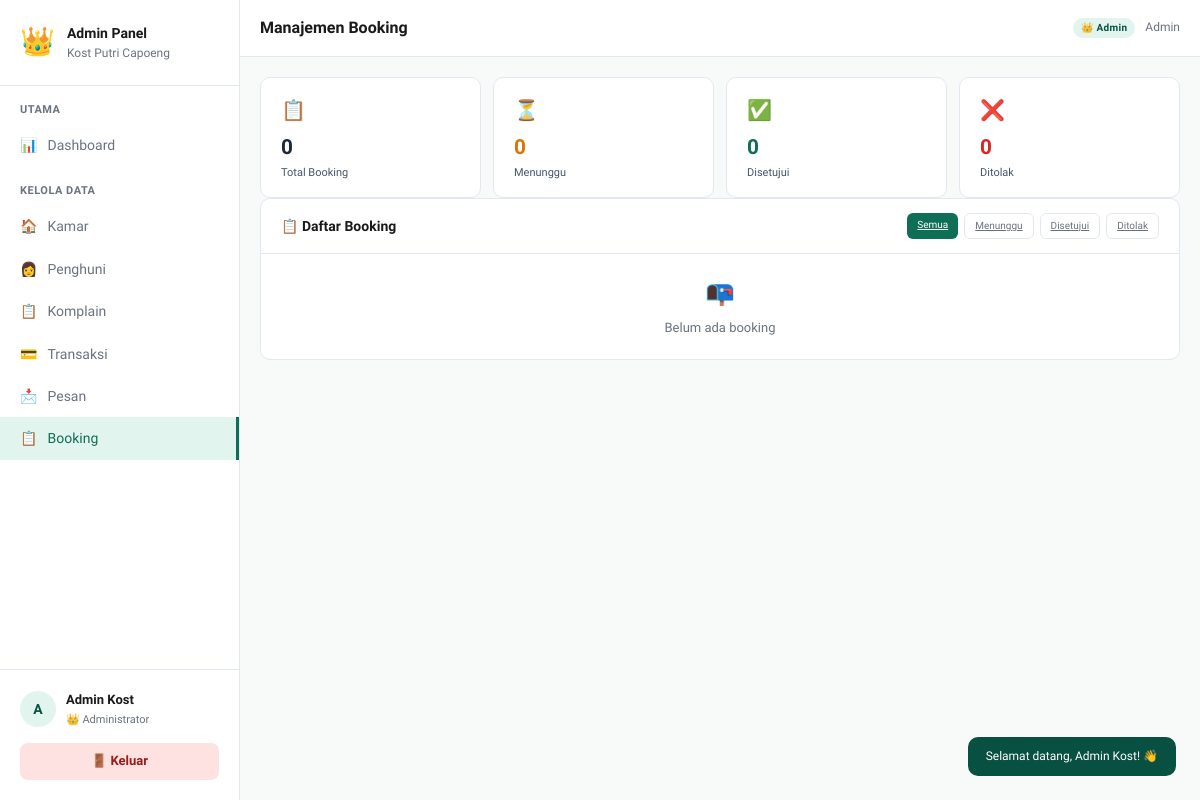
Before: /admin.php?page=booking (signed in) with the older database file.
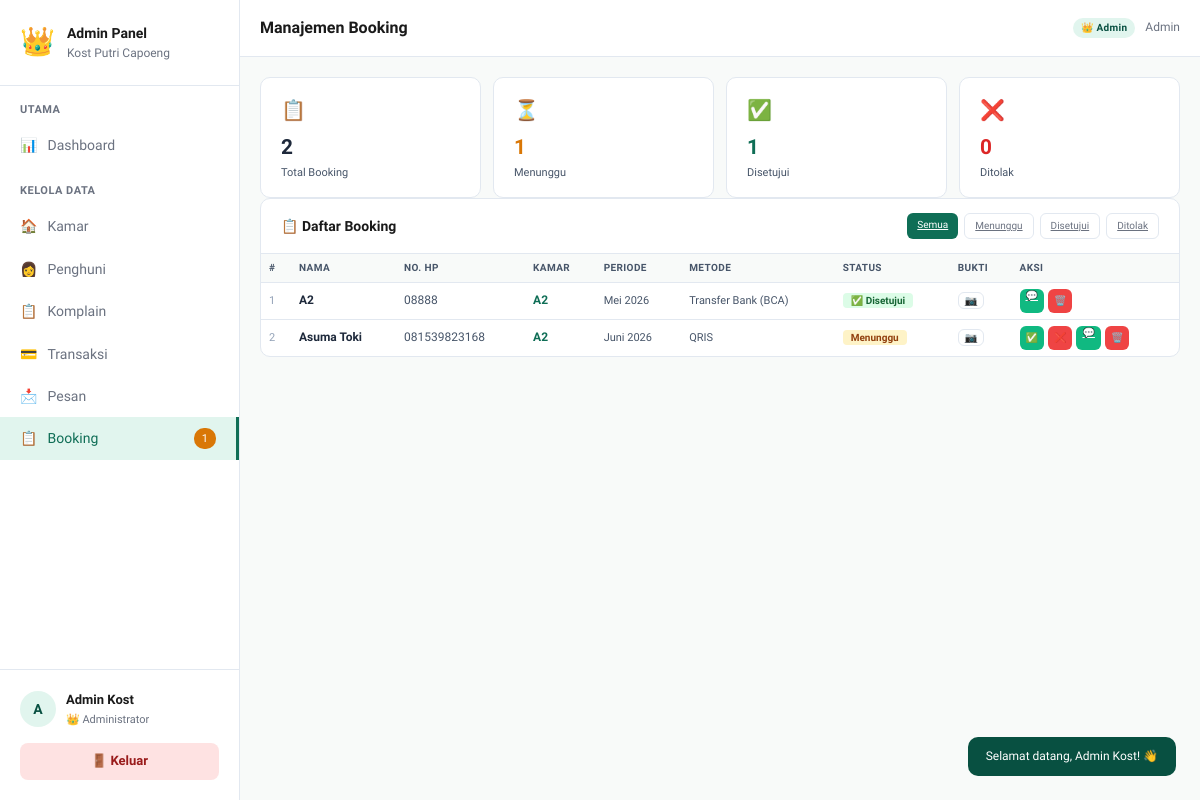
After: the same page with the newer database file.
### tables this page shows
CREATE TABLE `tb_booking` (
  `id` int NOT NULL,
  `nama` varchar(100) NOT NULL,
  `no_hp` varchar(20) NOT NULL,
  `kamar_nama` varchar(50) NOT NULL,
  `kamar_harga` int NOT NULL,
  `periode` varchar(30) NOT NULL,
  `metode` varchar(50) DEFAULT NULL,
  `bukti` varchar(255) DEFAULT NULL,
  `status` enum('menunggu','disetujui','ditolak') DEFAULT 'menunggu',
  `created_at` datetime DEFAULT CURRENT_TIMESTAMP
);

### admin.php (called while the page is built, shortened)
<?php
$page = $_GET['page'] ?? 'dashboard';
$page_map = [
    'dashboard'  => ['file' => 'admin/page/dashboard.php',  'title' => 'Dashboard'],
    'kamar'      => ['file' => 'admin/page/kamar.php',      'title' => 'Kelola Kamar'],
    'penghuni'   => ['file' => 'admin/page/penghuni.php',   'title' => 'Data Penghuni'],
    'komplain'   => ['file' => 'admin/page/komplain.php',   'title' => 'Manajemen Komplain'],
    'transaksi'  => ['file' => 'admin/page/transaksi.php',  'title' => 'Manajemen Transaksi'],
    'pesan'      => ['file' => 'admin/page/pesan.php',      'title' => 'Manajemen Pesan'],
    'booking'    => ['file' => 'admin/page/booking.php',    'title' => 'Manajemen Booking'],
];
$pageTitle  = $page_map[$page]['title'];
$activePage = $page;
include 'admin/header.php';
include $page_map[$page]['file'];
include 'admin/footer.php';

### admin/page/booking.php (the view, shortened to what this page needs)
<?php
$db = getDB();
if ($db) {
    $result = $db->query("SELECT * FROM tb_booking ORDER BY id DESC");
    $booking_list = [];
    while ($row = $result->fetch_assoc()) $booking_list[] = $row;
} else {
    $booking_list = $_SESSION['demo_booking'] ?? [];
}
$total_menunggu = count(array_filter($booking_list ?? [], fn($b) => $b['status'] === 'menunggu'));
$total_disetujui = count(array_filter($booking_list ?? [], fn($b) => $b['status'] === 'disetujui'));
$total_ditolak = count(array_filter($booking_list ?? [], fn($b) => $b['status'] === 'ditolak'));
$filter_status = $_GET['status'] ?? 'semua';
?>
<div class="admin-stats-grid" style="grid-template-columns:repeat(4,1fr);">
  <div class="admin-stat-card">
    <div class="admin-stat-icon">📋</div>
    <div class="admin-stat-val" style="color:#1e293b;"><?= count($booking_list) ?></div>
    <div class="admin-stat-lbl">Total Booking</div>
  </div>
  <div class="admin-stat-card">
    <div class="admin-stat-icon">⏳</div>
    <div class="admin-stat-val" style="color:#d97706;"><?= $total_menunggu ?></div>
    <div class="admin-stat-lbl">Menunggu</div>
  </div>
  <div class="admin-stat-card">
    <div class="admin-stat-icon">✅</div>
    <div class="admin-stat-val" style="color:#0F6E56;"><?= $total_disetujui ?></div>
    <div class="admin-stat-lbl">Disetujui</div>
  </div>
  <div class="admin-stat-card">
    <div class="admin-stat-icon">❌</div>
    <div class="admin-stat-val" style="color:#dc2626;"><?= $total_ditolak ?></div>
    <div class="admin-stat-lbl">Ditolak</div>
  </div>
</div>
<div class="admin-card">
  <div class="admin-card-header">
    <span class="admin-card-title">📋 Daftar Booking</span>
    <div style="display:flex;gap:6px;flex-wrap:wrap;">
      <?php foreach(['semua'=>'Semua','menunggu'=>'Menunggu','disetujui'=>'Disetujui','ditolak'=>'Ditolak'] as $v=>$l): ?>
      <a href="admin.php?page=booking&status=<?= $v ?>"
         class="admin-btn admin-btn-sm <?= $filter_status===$v?'admin-btn-primary':'admin-btn-outline' ?>"><?= $l ?></a>
      <?php endforeach; ?>
    </div>
  </div>
  <?php if(empty($booking_list)): ?>
  <div class="admin-empty">
    <span class="admin-empty-icon">📭</span>
    Belum ada booking
  </div>
  <?php else: ?>
  <div class="admin-table-wrap">
    <table class="admin-table admin-table-transaksi">
      <thead>
        <tr>
          <th style="color:#475569;width:30px;">#</th>
          <th style="color:#475569;">Nama</th>
          <th style="color:#475569;">No. HP</th>
          <th style="color:#475569;">Kamar</th>
          <th style="color:#475569;">Periode</th>
          <th style="color:#475569;">Metode</th>
          <th style="color:#475569;">Status</th>
          <th style="color:#475569;">Bukti</th>
          <th style="color:#475569;min-width:120px;">Aksi</th>
        </tr>
      </thead>
      <tbody>
      <?php
      $no = 1;
      foreach($booking_list as $b):
        $bg_status = $b['status'] === 'menunggu' ? '#fef3c7' : ($b['status'] === 'disetujui' ? '#dcfce7' : '#fee2e2');
        $color_status = $b['status'] === 'menunggu' ? '#92400e' : ($b['status'] === 'disetujui' ? '#166534' : '#991b1b');
        $label_status = $b['status'] === 'menunggu' ? 'Menunggu' : ($b['status'] === 'disetujui' ? '✅ Disetujui' : '❌ Ditolak');
      ?>
      <tr>
        <td style="color:#94a3b8;font-size:11px;"><?= $no++ ?></td>
        <td style="font-weight:700;color:#1e293b;"><?= htmlspecialchars($b['nama']) ?></td>
        <td style="color:#475569;font-size:12px;"><?= htmlspecialchars($b['no_hp']) ?></td>
        <td style="font-weight:700;color:#0F6E56;"><?= htmlspecialchars($b['kamar_nama']) ?></td>
        <td style="color:#475569;font-size:11px;"><?= htmlspecialchars($b['periode']) ?></td>
        <td style="color:#475569;font-size:11px;"><?= htmlspecialchars($b['metode']) ?></td>
        <td>
          <span style="background:<?= $bg_status ?>;padding:2px 8px;border-radius:4px;font-size:10px;font-weight:600;color:<?= $color_status ?>;">
            <?= $label_status ?>
          </span>
        </td>
        <td>
          <?php if ($b['bukti']): ?>
            <a href="uploads/pembayaran/<?= $b['bukti'] ?>" target="_blank" class="admin-btn admin-btn-outline admin-btn-sm">📷</a>
          <?php else: ?>
            <span style="color:#94a3b8;">-</span>
          <?php endif; ?>
        </td>
        <td>
          <div style="display:flex;gap:4px;flex-wrap:wrap;">
            <?php if ($b['status'] === 'menunggu'): ?>
              <form method="post" style="display:inline;">
                <button type="submit" class="admin-btn admin-btn-success admin-btn-sm" title="Setujui">✅</button>
              </form>
              <form method="post" style="display:inline;">
                <button type="submit" class="admin-btn admin-btn-danger admin-btn-sm" title="Tolak">❌</button>
              </form>
            <?php endif; ?>
            <a href="https://wa.me/<?= preg_replace('/[^0-9]/', '', $b['no_hp']) ?>?text=Halo%20<?= urlencode($b['nama']) ?>%2C%20saya%20dari%20Kost%20Putri%20Capoeng.%20Booking%20kamar%20<?= urlencode($b['kamar_nama']) ?>%20Anda%20sedang%20kami%20proses."
               target="_blank" class="admin-btn admin-btn-success admin-btn-sm" title="Hubungi WA">💬</a>
            <form method="post" style="display:inline;" onsubmit="return confirm('Hapus booking ini?')">
              <button type="submit" class="admin-btn admin-btn-danger admin-btn-sm">🗑️</button>
            </form>
          </div>
        </td>
      </tr>
      <?php endforeach; ?>
      </tbody>
    </table>
  </div>
  <?php endif; ?>
</div>

### admin/header.php (shortened to what this page needs)
<!DOCTYPE html>
<html lang="id">
<head>
<link rel="stylesheet" href="style.css">
<link rel="stylesheet" href="admin.css">
</head>
<body class="admin-body">
<?php
$db_booking = getDB();
if ($db_booking) {
    $result = $db_booking->query("SELECT COUNT(*) as total FROM tb_booking WHERE status='menunggu'");
    $row = $result->fetch_assoc();
    $booking_baru = $row['total'] ?? 0;
} else {
    $booking_baru = count(array_filter($_SESSION['demo_booking'] ?? [], fn($b) => $b['status'] === 'menunggu'));
}
?>
<div class="admin-layout">
  <aside class="admin-sidebar" id="sidebar">
    <div class="admin-sidebar-header">
      <div class="admin-brand">
        <div class="admin-logo">👑</div>
        <div>
          <div class="admin-brand-name">Admin Panel</div>
          <div class="admin-brand-sub">Kost Putri Capoeng</div>
        </div>
      </div>
    </div>
    <nav class="admin-nav">
      <div class="admin-nav-section">
        <div class="admin-nav-label">Utama</div>
        <a href="admin.php?page=dashboard" class="admin-nav-item <?= $activePage==='dashboard'?'active':'' ?>">
          <span class="ani">📊</span> Dashboard
        </a>
      </div>
      <div class="admin-nav-section">
        <div class="admin-nav-label">Kelola Data</div>
        <a href="admin.php?page=kamar" class="admin-nav-item <?= $activePage==='kamar'?'active':'' ?>">
          <span class="ani">🏠</span> Kamar
        </a>
        <a href="admin.php?page=penghuni" class="admin-nav-item <?= $activePage==='penghuni'?'active':'' ?>">
          <span class="ani">👩</span> Penghuni
        </a>
        <a href="admin.php?page=komplain" class="admin-nav-item <?= $activePage==='komplain'?'active':'' ?>">
          <span class="ani">📋</span> Komplain
        </a>
        <a href="admin.php?page=transaksi" class="admin-nav-item <?= $activePage==='transaksi'?'active':'' ?>">
          <span class="ani">💳</span> Transaksi
        </a>
        <a href="admin.php?page=pesan" class="admin-nav-item <?= $activePage==='pesan'?'active':'' ?>">
          <span class="ani">📩</span> Pesan
        </a>
        <a href="admin.php?page=booking" class="admin-nav-item <?= $activePage==='booking'?'active':'' ?>">
          <span class="ani">📋</span> Booking
          <?php if($booking_baru > 0): ?>
          <span class="admin-nav-badge" style="background:#d97706;"><?= $booking_baru ?></span>
          <?php endif; ?>
        </a>
      </div>
    </nav>
    <div class="admin-sidebar-footer">
      <div class="admin-user-card">
        <div class="admin-user-avatar">
          <?= strtoupper(substr($_SESSION['user_nama'] ?? 'A', 0, 1)) ?>
        </div>
        <div style="overflow:hidden;">
          <div class="admin-user-name"><?= htmlspecialchars($_SESSION['user_nama'] ?? 'Admin') ?></div>
          <div class="admin-user-role">👑 Administrator</div>
        </div>
      </div>
      <a href="admin.php?action=logout" class="admin-logout-btn">
        🚪 Keluar
      </a>
    </div>
  </aside>
  <div class="admin-main">
    <header class="admin-topbar">
      <div style="display:flex;align-items:center;gap:12px;">
        <span class="admin-topbar-title"><?= $pageTitle ?? 'Dashboard' ?></span>
      </div>
      <div class="admin-topbar-right">
        <span class="badge badge-admin">👑 Admin</span>
        <span style="font-size:12px;color:var(--text-muted);">
          <?= htmlspecialchars(explode(' ', $_SESSION['user_nama'] ?? 'Admin')[0]) ?>
        </span>
      </div>
    </header>
    <main class="admin-page-content">

### admin/footer.php (shortened to what this page needs)
</main>
  </div>
</div>
<div id="toast"></div>
</body>
</html>

### style.css (style rules this page uses)
*, *::before, *::after { box-sizing: border-box; margin: 0; padding: 0; }
:root { --teal: #0F6E56; --teal-light: #E1F5EE; --teal-mid: #1D9E75; --teal-dark: #085041; --teal-xlight: #f0fdf9; --amber: #EF9F27; --amber-light: #FAEEDA; --coral: #D85A30; --coral-light: #FAECE7; --text: #1a1a1a; --text-muted: #475569; --text-light: #94a3b8; --border: #e2e8f0; --bg: #f8faf9; --white: #ffffff; --radius-sm: 6px; --radius-md: 10px; --radius-lg: 16px; --shadow-sm: 0 1px 3px rgba(0,0,0,0.05); --shadow-md: 0 2px 12px rgba(0,0,0,0.06); --shadow-lg: 0 4px 24px rgba(0,0,0,0.08); --sidebar-w: 230px; --gap: 1.25rem; --card-padding: 1.25rem; }
html { scroll-behavior: smooth; }
body { font-family: 'Plus Jakarta Sans', 'Segoe UI', sans-serif; color: var(--text); background: var(--bg); font-size: 14px; line-height: 1.6; }
.badge { display: inline-block; padding: 2px 8px; border-radius: 99px; font-size: 10px; font-weight: 700; letter-spacing: 0.3px; }
.badge-admin { background: var(--teal-light); color: var(--teal-dark); }
table { width: 100%; border-collapse: collapse; font-size: 13px; }
th { text-align: left; padding: 8px 12px; font-size: 10px; font-weight: 600; color: var(--text-muted); letter-spacing: 0.4px; text-transform: uppercase; border-bottom: 1.5px solid var(--border); background: var(--bg); }
td { padding: 9px 12px; border-bottom: 1px solid var(--border); vertical-align: middle; color: #1a1a1a; }
tr:last-child td { border-bottom: none; }
#toast { position: fixed; bottom: 1.5rem; right: 1.5rem; z-index: 9999; background: #1a1a1a; color: white; padding: 10px 18px; border-radius: 10px; font-size: 12px; font-weight: 500; transform: translateY(80px); opacity: 0; transition: 0.3s ease; pointer-events: none; max-width: 300px; }
#toast.show { transform: translateY(0); opacity: 1; }
#toast.success { background: var(--teal-dark); }

Changed rows visible on the page:
added tb_booking: nama "A2", no_hp "08888", kamar_nama "A2", periode "Mei 2026", metode "Transfer Bank (BCA)", status "✅ Disetujui"
added tb_booking: nama "Asuma Toki", no_hp "081539823168", kamar_nama "A2", periode "Juni 2026", metode "QRIS", status "Menunggu"
Other visible differences:
$booking_baru: (not shown) → "1"
count($booking_list): "0" → "2"
$total_menunggu: "0" → "1"
$total_disetujui: "0" → "1"
text no longer shown: "📭 Belum ada booking"
text now shown: "# NAMA NO. HP KAMAR PERIODE METODE STATUS BUKTI AKSI"
